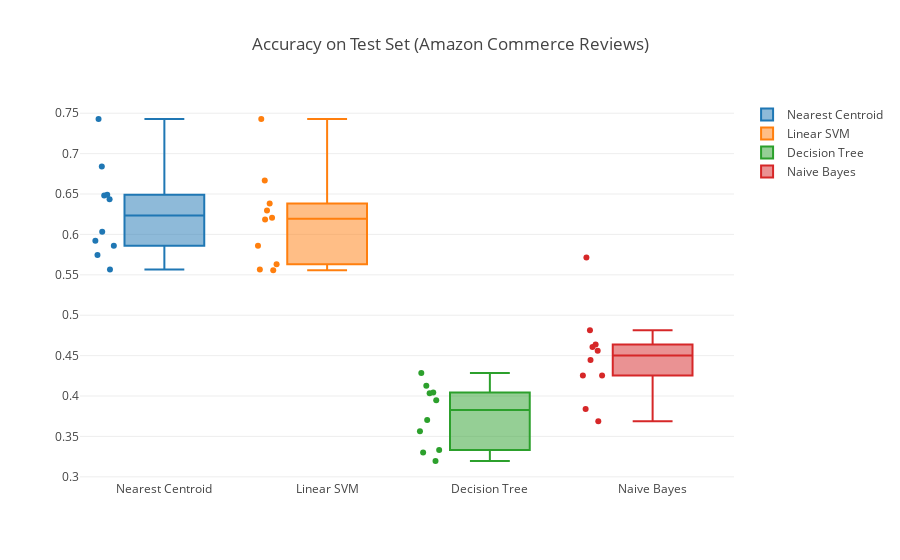

Source (notebook cell):
### Markdown cell above
### all features
Nearest Centroid -- Training Set -- Mean 0.7496791822186778 -- Min 0.7279005524861878 -- Max 0.7724039829302988
Nearest Centroid -- Test Set -- Mean 0.6628582456264915 -- Min 0.5873015873015873 -- Max 0.7543859649122807
Linear SVM -- Training Set -- Mean 1.0 -- Min 1.0 -- Max 1.0
Linear SVM -- Test Set -- Mean 0.9560670435070409 -- Min 0.9191919191919192 -- Max 1.0
Decision Tree -- Training Set -- Mean 1.0 -- Min 1.0 -- Max 1.0
Decision Tree -- Test Set -- Mean 0.9458952341983844 -- Min 0.9 -- Max 1.0
Naive Bayes -- Training Set -- Mean 1.0 -- Min 1.0 -- Max 1.0
Naive Bayes -- Test Set -- Mean 0.35593122949313594 -- Min 0.2727272727272727 -- Max 0.42857142857142855

### Code cell
import plotly.io as pio
traces = []
for clf_name in names:
    traces.append(go.Box(
        y=cl_scores[clf_name]['test_acc'],
        boxpoints='all',
        name=clf_name
    ))
    
layout = go.Layout(title="Accuracy on Test Set (Amazon Commerce Reviews)")
    
py.iplot(go.Figure(data=traces, layout=layout))
pio.write_image(go.Figure(data=traces, layout=layout), 'amz_boxplot.pdf')

### Figure 1 — Plotly figure (JSON) as saved in the notebook; plotly's stock layout.template omitted (floating-point values rounded to 4 significant figures)
{"data": [{"boxpoints": "all", "name": "Nearest Centroid", "type": "box", "uid": "2a9f389a-4c10-4a8d-bf08-d4f0c82fde90", "y": [0.5922, 0.5859, 0.5567, 0.5745, 0.6437, 0.6842, 0.7429, 0.6032, 0.6491, 0.6481]}, {"boxpoints": "all", "name": "Linear SVM", "type": "box", "uid": "0f3285fb-5feb-43c6-b265-20babe5df325", "y": [0.5631, 0.5859, 0.5567, 0.6383, 0.6207, 0.6184, 0.7429, 0.5556, 0.6667, 0.6296]}, {"boxpoints": "all", "name": "Decision Tree", "type": "box", "uid": "cd27a82c-9e27-4d78-bc14-d44e087d050d", "y": [0.3301, 0.3333, 0.3196, 0.4043, 0.3563, 0.3947, 0.4286, 0.4127, 0.4035, 0.3704]}, {"boxpoints": "all", "name": "Naive Bayes", "type": "box", "uid": "040491e0-5a69-47aa-a8d9-2cc4c76fc800", "y": [0.3689, 0.3838, 0.4639, 0.4255, 0.4253, 0.4605, 0.5714, 0.4444, 0.4561, 0.4815]}], "layout": {"autosize": true, "title": "Accuracy on Test Set (Amazon Commerce Reviews)", "xaxis": {"autorange": true, "range": [-0.696, 3.5], "type": "category"}, "yaxis": {"autorange": true, "range": [0.2961, 0.7664], "type": "linear"}}}
